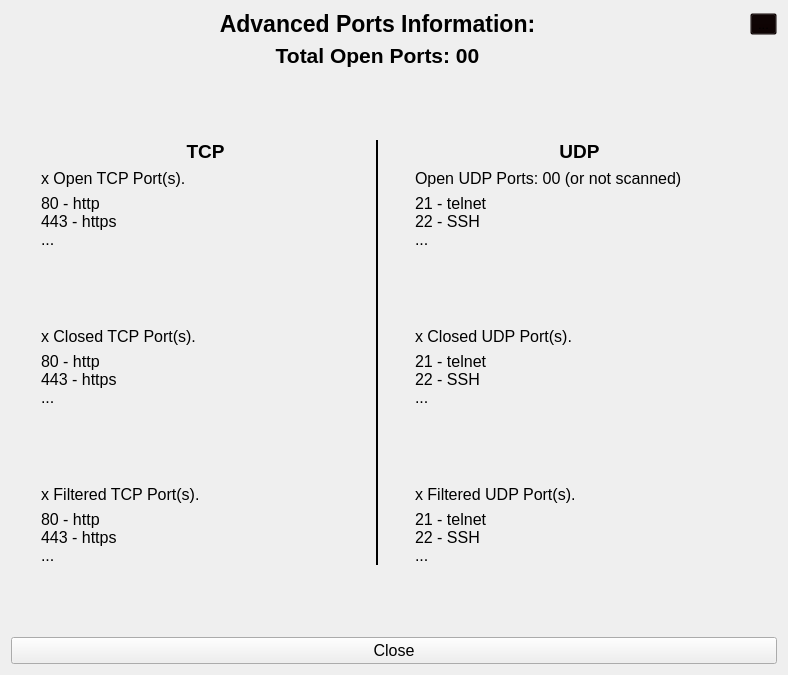
<?xml version="1.0" encoding="UTF-8"?>
<ui version="4.0">
 <class>Form</class>
 <widget class="QWidget" name="Form">
  <property name="geometry">
   <rect>
    <x>0</x>
    <y>0</y>
    <width>788</width>
    <height>675</height>
   </rect>
  </property>
  <property name="font">
   <font>
    <family>Segoe UI</family>
    <pointsize>10</pointsize>
   </font>
  </property>
  <property name="windowTitle">
   <string>Advanced Ports Information</string>
  </property>
  <property name="windowIcon">
   <iconset>
    <normaloff>../../icons/ports_analysis.png</normaloff>../../icons/ports_analysis.png</iconset>
  </property>
  <layout class="QGridLayout" name="gridLayout">
   <item row="4" column="0">
    <widget class="QLabel" name="label">
     <property name="sizePolicy">
      <sizepolicy hsizetype="Maximum" vsizetype="Maximum">
       <horstretch>0</horstretch>
       <verstretch>0</verstretch>
      </sizepolicy>
     </property>
     <property name="maximumSize">
      <size>
       <width>24</width>
       <height>24</height>
      </size>
     </property>
     <property name="text">
      <string/>
     </property>
     <property name="pixmap">
      <pixmap>../../icons/unlocked.png</pixmap>
     </property>
     <property name="scaledContents">
      <bool>true</bool>
     </property>
    </widget>
   </item>
   <item row="11" column="4">
    <widget class="QLabel" name="filtered_udp_ports_services_label">
     <property name="font">
      <font>
       <pointsize>12</pointsize>
      </font>
     </property>
     <property name="text">
      <string>21 - telnet
22 - SSH
...</string>
     </property>
    </widget>
   </item>
   <item row="11" column="1">
    <widget class="QLabel" name="filtered_tcp_ports_services_label">
     <property name="font">
      <font>
       <pointsize>12</pointsize>
      </font>
     </property>
     <property name="text">
      <string>80 - http
443 - https
...</string>
     </property>
    </widget>
   </item>
   <item row="3" column="1">
    <widget class="QLabel" name="tcp_label">
     <property name="font">
      <font>
       <pointsize>14</pointsize>
       <weight>75</weight>
       <bold>true</bold>
      </font>
     </property>
     <property name="text">
      <string>TCP</string>
     </property>
     <property name="alignment">
      <set>Qt::AlignCenter</set>
     </property>
    </widget>
   </item>
   <item row="10" column="1">
    <widget class="QLabel" name="filtered_tcp_ports_label">
     <property name="font">
      <font>
       <pointsize>12</pointsize>
      </font>
     </property>
     <property name="text">
      <string>x Filtered TCP Port(s).</string>
     </property>
    </widget>
   </item>
   <item row="6" column="1">
    <spacer name="verticalSpacer">
     <property name="orientation">
      <enum>Qt::Vertical</enum>
     </property>
     <property name="sizeHint" stdset="0">
      <size>
       <width>20</width>
       <height>40</height>
      </size>
     </property>
    </spacer>
   </item>
   <item row="9" column="1">
    <spacer name="verticalSpacer_2">
     <property name="orientation">
      <enum>Qt::Vertical</enum>
     </property>
     <property name="sizeHint" stdset="0">
      <size>
       <width>20</width>
       <height>40</height>
      </size>
     </property>
    </spacer>
   </item>
   <item row="6" column="4">
    <spacer name="verticalSpacer_4">
     <property name="orientation">
      <enum>Qt::Vertical</enum>
     </property>
     <property name="sizeHint" stdset="0">
      <size>
       <width>20</width>
       <height>40</height>
      </size>
     </property>
    </spacer>
   </item>
   <item row="9" column="4">
    <spacer name="verticalSpacer_5">
     <property name="orientation">
      <enum>Qt::Vertical</enum>
     </property>
     <property name="sizeHint" stdset="0">
      <size>
       <width>20</width>
       <height>40</height>
      </size>
     </property>
    </spacer>
   </item>
   <item row="7" column="1">
    <widget class="QLabel" name="closed_tcp_ports_label">
     <property name="font">
      <font>
       <pointsize>12</pointsize>
      </font>
     </property>
     <property name="text">
      <string>x Closed TCP Port(s).</string>
     </property>
    </widget>
   </item>
   <item row="4" column="1">
    <widget class="QLabel" name="open_tcp_ports_label">
     <property name="font">
      <font>
       <pointsize>12</pointsize>
      </font>
     </property>
     <property name="text">
      <string>x Open TCP Port(s).</string>
     </property>
    </widget>
   </item>
   <item row="4" column="4">
    <widget class="QLabel" name="open_udp_ports_label">
     <property name="font">
      <font>
       <pointsize>12</pointsize>
      </font>
     </property>
     <property name="text">
      <string>Open UDP Ports: 00 (or not scanned)</string>
     </property>
    </widget>
   </item>
   <item row="7" column="0">
    <widget class="QLabel" name="label_2">
     <property name="maximumSize">
      <size>
       <width>24</width>
       <height>24</height>
      </size>
     </property>
     <property name="text">
      <string/>
     </property>
     <property name="pixmap">
      <pixmap>../../icons/locked.png</pixmap>
     </property>
     <property name="scaledContents">
      <bool>true</bool>
     </property>
    </widget>
   </item>
   <item row="2" column="1" colspan="4">
    <spacer name="verticalSpacer_3">
     <property name="orientation">
      <enum>Qt::Vertical</enum>
     </property>
     <property name="sizeHint" stdset="0">
      <size>
       <width>20</width>
       <height>40</height>
      </size>
     </property>
    </spacer>
   </item>
   <item row="5" column="4">
    <widget class="QLabel" name="open_udp_ports_services_label">
     <property name="font">
      <font>
       <pointsize>12</pointsize>
      </font>
     </property>
     <property name="text">
      <string>21 - telnet
22 - SSH
...</string>
     </property>
    </widget>
   </item>
   <item row="8" column="4">
    <widget class="QLabel" name="closed_udp_ports_services_label">
     <property name="font">
      <font>
       <pointsize>12</pointsize>
      </font>
     </property>
     <property name="text">
      <string>21 - telnet
22 - SSH
...</string>
     </property>
    </widget>
   </item>
   <item row="3" column="2" rowspan="9">
    <widget class="Line" name="line">
     <property name="frameShadow">
      <enum>QFrame::Plain</enum>
     </property>
     <property name="lineWidth">
      <number>2</number>
     </property>
     <property name="midLineWidth">
      <number>0</number>
     </property>
     <property name="orientation">
      <enum>Qt::Vertical</enum>
     </property>
    </widget>
   </item>
   <item row="7" column="4">
    <widget class="QLabel" name="closed_udp_ports_label">
     <property name="font">
      <font>
       <pointsize>12</pointsize>
      </font>
     </property>
     <property name="text">
      <string>x Closed UDP Port(s).</string>
     </property>
    </widget>
   </item>
   <item row="10" column="4">
    <widget class="QLabel" name="filtered_udp_ports_label">
     <property name="font">
      <font>
       <pointsize>12</pointsize>
      </font>
     </property>
     <property name="text">
      <string>x Filtered UDP Port(s).</string>
     </property>
    </widget>
   </item>
   <item row="5" column="1">
    <widget class="QLabel" name="open_tcp_ports_services_label">
     <property name="font">
      <font>
       <pointsize>12</pointsize>
      </font>
     </property>
     <property name="text">
      <string>80 - http
443 - https
...</string>
     </property>
    </widget>
   </item>
   <item row="8" column="1">
    <widget class="QLabel" name="closed_tcp_ports_services_label">
     <property name="font">
      <font>
       <pointsize>12</pointsize>
      </font>
     </property>
     <property name="text">
      <string>80 - http
443 - https
...</string>
     </property>
    </widget>
   </item>
   <item row="3" column="4">
    <widget class="QLabel" name="udp_label">
     <property name="font">
      <font>
       <pointsize>14</pointsize>
       <weight>75</weight>
       <bold>true</bold>
      </font>
     </property>
     <property name="text">
      <string>UDP</string>
     </property>
     <property name="alignment">
      <set>Qt::AlignCenter</set>
     </property>
    </widget>
   </item>
   <item row="10" column="0">
    <widget class="QLabel" name="label_3">
     <property name="maximumSize">
      <size>
       <width>24</width>
       <height>24</height>
      </size>
     </property>
     <property name="text">
      <string/>
     </property>
     <property name="pixmap">
      <pixmap>../../icons/filtered.png</pixmap>
     </property>
     <property name="scaledContents">
      <bool>true</bool>
     </property>
    </widget>
   </item>
   <item row="12" column="1" colspan="4">
    <spacer name="verticalSpacer_6">
     <property name="orientation">
      <enum>Qt::Vertical</enum>
     </property>
     <property name="sizeHint" stdset="0">
      <size>
       <width>20</width>
       <height>40</height>
      </size>
     </property>
    </spacer>
   </item>
   <item row="4" column="3">
    <widget class="QLabel" name="open_udp_image">
     <property name="maximumSize">
      <size>
       <width>24</width>
       <height>24</height>
      </size>
     </property>
     <property name="text">
      <string/>
     </property>
     <property name="pixmap">
      <pixmap>../../icons/unlocked.png</pixmap>
     </property>
     <property name="scaledContents">
      <bool>true</bool>
     </property>
    </widget>
   </item>
   <item row="7" column="3">
    <widget class="QLabel" name="closed_udp_image">
     <property name="maximumSize">
      <size>
       <width>24</width>
       <height>24</height>
      </size>
     </property>
     <property name="text">
      <string/>
     </property>
     <property name="pixmap">
      <pixmap>../../icons/locked.png</pixmap>
     </property>
     <property name="scaledContents">
      <bool>true</bool>
     </property>
    </widget>
   </item>
   <item row="10" column="3">
    <widget class="QLabel" name="filtered_udp_image">
     <property name="maximumSize">
      <size>
       <width>24</width>
       <height>24</height>
      </size>
     </property>
     <property name="text">
      <string/>
     </property>
     <property name="pixmap">
      <pixmap>../../icons/filtered.png</pixmap>
     </property>
     <property name="scaledContents">
      <bool>true</bool>
     </property>
    </widget>
   </item>
   <item row="0" column="5">
    <widget class="QToolButton" name="ports_help_tb">
     <property name="styleSheet">
      <string notr="true">background-color: rgba(10, 0, 0, 0);</string>
     </property>
     <property name="text">
      <string>...</string>
     </property>
     <property name="icon">
      <iconset>
       <normaloff>../../icons/help_icon.png</normaloff>../../icons/help_icon.png</iconset>
     </property>
     <property name="iconSize">
      <size>
       <width>26</width>
       <height>26</height>
      </size>
     </property>
    </widget>
   </item>
   <item row="13" column="0" colspan="6">
    <widget class="QPushButton" name="close_button">
     <property name="font">
      <font>
       <pointsize>12</pointsize>
      </font>
     </property>
     <property name="text">
      <string>Close</string>
     </property>
    </widget>
   </item>
   <item row="0" column="0" colspan="5">
    <widget class="QLabel" name="title_label">
     <property name="font">
      <font>
       <family>Segoe UI</family>
       <pointsize>17</pointsize>
       <weight>75</weight>
       <bold>true</bold>
      </font>
     </property>
     <property name="text">
      <string>Advanced Ports Information:</string>
     </property>
     <property name="alignment">
      <set>Qt::AlignCenter</set>
     </property>
    </widget>
   </item>
   <item row="1" column="0" colspan="5">
    <widget class="QLabel" name="total_open_ports_label">
     <property name="font">
      <font>
       <pointsize>16</pointsize>
       <weight>75</weight>
       <bold>true</bold>
      </font>
     </property>
     <property name="text">
      <string>Total Open Ports: 00</string>
     </property>
     <property name="alignment">
      <set>Qt::AlignCenter</set>
     </property>
    </widget>
   </item>
  </layout>
 </widget>
 <resources/>
 <connections/>
</ui>
